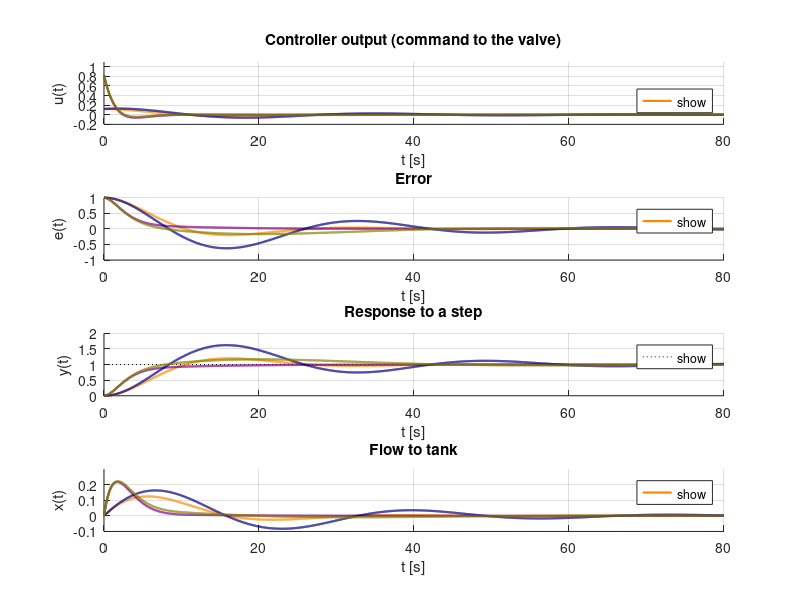
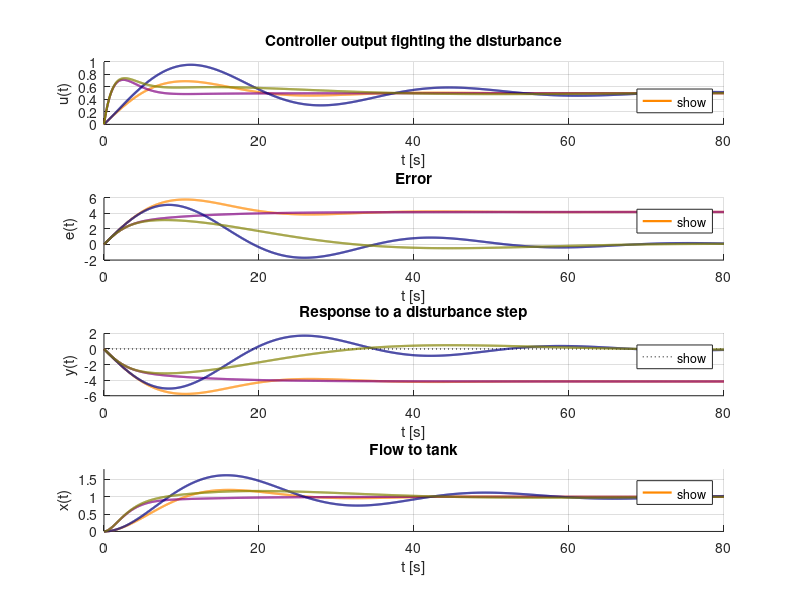
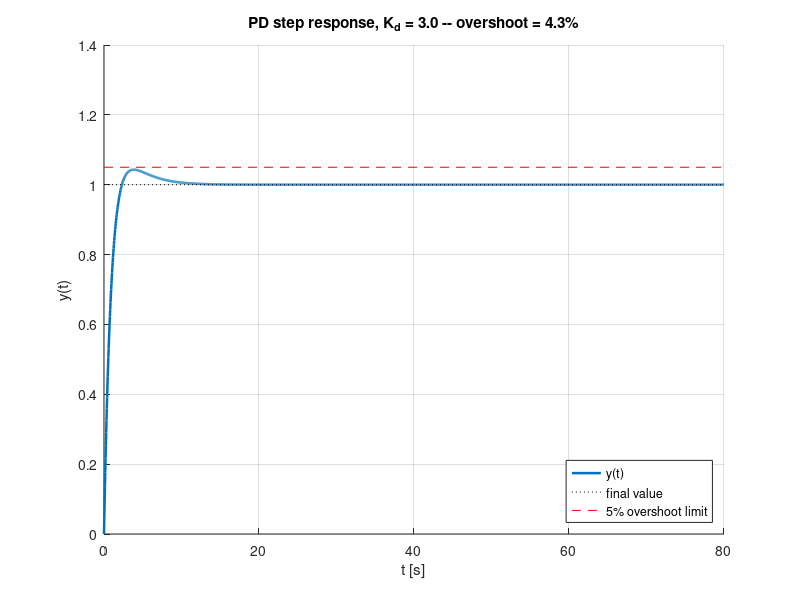
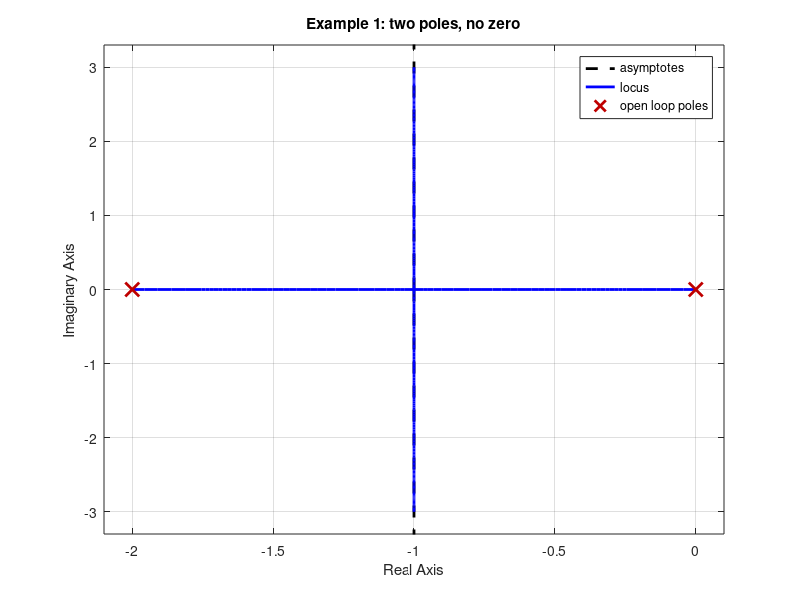

MATLAB code to generate these figures, in order:
s = tf('s');

% plant from Figure 3.1a
Gv = 2/(1+5*s);     % valve
Gt = 1/s;           % tank

%% 

Kp = 0.12; Ki = 0.01; Kd = 0.7;   % same Kp everywhere -- only add I and/or D
Tf = 1;   % derivative filter time constant -- a REAL controller always filters
          % the D term; an ideal Kd*s reacts to a step's instant jump with an
          % infinite spike, which isn't physical (and can't even be simulated)

D_term = Kd*s/(1+Tf*s);

F_P   = Kp;
F_PD  = Kp + D_term;
F_PI  = Kp + Ki/s;
F_PID = Kp + Ki/s + D_term;

names = {'P','PD','PI','PID'};
Fs    = {F_P, F_PD, F_PI, F_PID};
c     = {'#FF8800', '#800080', '#000080', '#808000'};

%% ---- Part 1: reference step (r = 1, v = 0) ----
% 
t = linspace(0, 80, 2000);

F_fig = figure('Color', 'w');
subplot(4,1,1); hold on; grid on;
xlabel('t [s]'); ylabel('u(t)'); 
title('Controller output (command to the valve)');
ylim([-0.2 1.1])
subplot(4,1,2); hold on; grid on;
xlabel('t [s]'); ylabel('e(t)'); title('Error');
ylim([-1 1])
subplot(4,1,3); hold on; grid on;
plot([t(1) t(end)], [1 1], 'k:', 'DisplayName', 'r(t)');
xlabel('t [s]'); ylabel('y(t)'); title('Response to a step');
ylim([0 2])
subplot(4,1,4); hold on; grid on;
xlabel('t [s]'); ylabel('x(t)'); title('Flow to tank');
ylim([-0.1 0.3])


% Fx_fig = figure(); hold on; grid on;
% xlabel('t [s]'); ylabel('x(t)'); title('Flow to tank'); ylim([-0.1 1])

for k = 1:4
    F = Fs{k};
    Gcl = 1 + (Gt*Gv*F); 
    Tyr = (Gt*Gv*F)/Gcl;    % r -> y
    Tur = F/Gcl;            % r -> u
    Ter = 1/Gcl;            % r -> e 
    Txr = Gv*Tur;           % r -> x
        
    y = step(Tyr, t);
    u = step(Tur, t);
    e = step(Ter, t);
    x = step(Txr, t);
    
    figure(F_fig)
    subplot(4,1,1); plot(t, u, 'Color', c{k}, 'LineWidth', 1.6, 'DisplayName', names{k});
    legend('show', 'Location', 'southeast');
    subplot(4,1,2); plot(t, e, 'Color', c{k}, 'LineWidth', 1.6, 'DisplayName', names{k});
    legend('show', 'Location', 'northeast');
    subplot(4,1,3); plot(t, y, 'Color', c{k}, 'LineWidth', 1.6, 'DisplayName', names{k});
    legend('show', 'Location', 'northeast');
    subplot(4,1,4); plot(t, x, 'Color', c{k}, 'LineWidth', 1.6, 'DisplayName', names{k});
    legend('show', 'Location', 'northeast');

    % figure(Fx_fig)
    % plot(t, u, 'Color', c{k}, 'LineWidth', 1.6, 'LineStyle', '--', ...
    %     'DisplayName', sprintf('%s -- u(t)',names{k}))
    % plot(t, x, 'Color', c{k}, 'LineWidth', 1.6, 'LineStyle', '-', ...
    %     'DisplayName', sprintf('%s -- x(t)',names{k}))
    % legend('show', 'Location', 'northeast');

    fprintf('%s -- reference step\n', names{k});
    pause;
end


%% ---- Part 2: disturbance step (r = 0, v = 1) ----

figure('Color', 'w');
subplot(4,1,1); hold on; grid on;
xlabel('t [s]'); ylabel('u(t)'); 
title('Controller output fighting the disturbance');
ylim([0 1])
subplot(4,1,2); hold on; grid on;
xlabel('t [s]'); ylabel('e(t)'); title('Error');
ylim([-2 6])
subplot(4,1,3); hold on; grid on;
plot([t(1) t(end)], [0 0], 'k:', 'DisplayName', 'r(t)');
xlabel('t [s]'); ylabel('y(t)'); title('Response to a disturbance step');
ylim([-6 2])
subplot(4,1,4); hold on; grid on;
xlabel('t [s]'); ylabel('x(t)'); title('Flow to tank');
ylim([0 1.8])



for k = 1:4
    F = Fs{k};
    Gcl = 1 + (Gt*Gv*F); 
    Tyv = -Gt/Gcl;          % v -> y
    Tuv = F*Gt/Gcl;         % v -> u
    Tev = Gt/Gcl;           % v -> e
    Txv = Gv*Tuv;           % r -> x

    y = step(Tyv, t);
    u = step(Tuv, t);
    e = step(Tev, t);
    x = step(Txv, t);


    subplot(4,1,1); plot(t, u, 'Color', c{k}, 'LineWidth', 1.6, 'DisplayName', names{k});
    legend('show', 'Location', 'southeast');
    subplot(4,1,2); plot(t, e, 'Color', c{k}, 'LineWidth', 1.6, 'DisplayName', names{k});
    legend('show', 'Location', 'northeast');
    subplot(4,1,3); plot(t, y, 'Color', c{k}, 'LineWidth', 1.6, 'DisplayName', names{k});
    legend('show', 'Location', 'northeast');
    subplot(4,1,4); plot(t, x, 'Color', c{k}, 'LineWidth', 1.6, 'DisplayName', names{k});
    legend('show', 'Location', 'northeast');


    fprintf('%s -- disturbance step\n', names{k});
    pause;
end

%%
% 3.2
% b

Kp = 1;
% Kd = 1.7;
Kd = 3;
D_term = Kd*s;%/(1+Tf*s);
F_PD  = Kp + D_term;

Gcl = 1 + (Gt*Gv*F_PD); 
Tyr = (Gt*Gv*F_PD)/Gcl;    % r -> y

y = step(Tyr, t);
overshoot_pct = (max(y)-1)*100;

fprintf('overshoot (zero included) = %.2f %%\n', overshoot_pct);

figure('Color', 'w'); hold on; grid on;
plot(t, y, 'LineWidth', 1.8);
plot([t(1) t(end)], [1 1], 'k:');
plot([t(1) t(end)], [1.05 1.05], 'r--');
xlabel('t [s]'); ylabel('y(t)');
title(sprintf('PD step response, K_d = %.1f -- overshoot = %.1f%%', Kd, overshoot_pct));
legend('y(t)', 'final value', '5% overshoot limit', 'Location', 'southeast');
% xlim([0 25]);

%%
% Root locus
s = tf('s');

% Example 1: two real poles, no zero
G1 = 1/(s*(s+2));

% Example 2: same poles + one real zero pulling a branch in
G2 = (s+1)/(s*(s+2));

% Example 3: three real poles -- needs an actual breakaway point
G3 = 1/(s*(s+2)*(s+4));

Gs    = {G1, G2, G3};
names = {'Example 1: two poles, no zero', ...
         'Example 2: same poles + a real zero', ...
         'Example 3: three poles (breakaway)'};

for k = 1:3
    figure('Color', 'w');

    rlocus(Gs{k});
    grid on;
    title(names{k});
    set(findobj(gca, 'Type', 'Line'), 'LineWidth', 2);
    title(names{k});

    fprintf('%s -- press Enter to continue\n', names{k});
    pause;
end

%%
% Build up a root locus sketch one rule at a time, for each example:
% 1) poles (and zeros)   2) real-axis segments   3) asymptote centroid
% 4) asymptote angles    5) the actual locus, for comparison

poles_list = {[0 -2],        [0 -2],        [0 -2 -4]};
zeros_list = {[],            [-1],          []};
names      = {'Example 1: two poles, no zero', ...
              'Example 2: same poles + a real zero', ...
              'Example 3: three poles (breakaway)'};

xlims      = {[-4 2], [-4 2], [-8 3]};
ylims      = {[-4 4], [-1 1], [-6 6]};

%%
poles_list = {[0 -3+6i, -3-6i], [roots([1 3 5 0])']};
zeros_list = {[], [roots([0.075 1 1])']};
names      = {'System 1', ...
              'System 2'};

xlims      = {[-8 3], [-30 2]};
ylims      = {[-9 9], [-5 5]};

%%

for ex = 1:length(poles_list)
    p = poles_list{ex};
    z = zeros_list{ex};
    n = numel(p); m = numel(z);

    figure('Color', 'w'); hold on; grid on; axis equal;
    xlim(xlims{ex}); ylim(ylims{ex});
    xlabel('Re'); ylabel('Im'); title(names{ex});
    fprintf('\n=== %s ===\n', names{ex});

    % ---- Step 1: poles and zeros (plotted at their TRUE Re/Im location --
    plot(real(p), imag(p), 'kx', 'MarkerSize', 14, 'LineWidth', 2.5);
    text(xlims{ex}(1)+0.2, ylims{ex}(2)-0.4, 'x = poles', 'FontSize', 9);
    if ~isempty(z)
        plot(real(z), imag(z), 'ko', 'MarkerSize', 12, 'LineWidth', 2);
        text(xlims{ex}(1)+0.2, ylims{ex}(2)-0.9, 'o = zeros', 'FontSize', 9);
    end
    fprintf('Step 1: poles at %s', mat2str(p));
    if ~isempty(z), fprintf(',  zeros at %s', mat2str(z)); end
    fprintf('\n');
    pause;

    % ---- Step 2: real-axis segments that belong to the locus ----
    % Rule 3 only ever looks at REAL poles/zeros -- a complex-conjugate
    % pair always cancels its angle contribution, so it plays no part in
    % this count and must be filtered out here.
    p_real = real(p(abs(imag(p)) < 1e-9));
    z_real = real(z(abs(imag(z)) < 1e-9));
    allpts = sort([p_real z_real]);
    bounds = [xlims{ex}(1)-1, allpts, xlims{ex}(2)+1];
    for i = 1:length(bounds)-1
        test_pt = (bounds(i) + bounds(i+1)) / 2;
        count = sum(allpts > test_pt);
        if mod(count, 2) == 1
            plot([bounds(i) bounds(i+1)], [0 0], 'm-', 'LineWidth', 4, 'HandleVisibility', 'off');
        end
    end
    fprintf('Step 2: real-axis segments shaded (odd count of poles+zeros to the right)\n');
    pause;

    % ---- Step 3: asymptote centroid ----
    if n > m
        sigma_a = (sum(p) - sum(z)) / (n - m);
        plot(sigma_a, 0, 'b+', 'MarkerSize', 16, 'LineWidth', 2.5);
        text(sigma_a, 0.3, 'centroid', 'Color', 'b', 'FontSize', 9, 'HorizontalAlignment', 'center');
        fprintf('Step 3: asymptote centroid at sigma_a = %.3f\n', sigma_a);
    else
        fprintf('Step 3: n = m here, no asymptotes needed\n');
    end
    pause;

    % ---- Step 4: asymptote angles ----
    if n > m
        L = 6;
        for k = 0:(n-m-1)
            ang = (2*k+1)*180/(n-m);
            xe = sigma_a + L*cosd(ang);
            ye = L*sind(ang);
            plot([sigma_a xe], [0 ye], 'b--', 'LineWidth', 1.5, 'HandleVisibility', 'off');
            fprintf('   asymptote angle: %.1f deg\n', ang);
        end
    end
    pause;

    % ---- Step 5: breakaway / break-in points ----
    % P(s) + K*Q(s) = 0  =>  K = -P(s)/Q(s).  Breakaway/break-in points are
    % where dK/ds = 0, i.e. P'(s)Q(s) - P(s)Q'(s) = 0 (quotient rule,
    % multiplied through by Q(s)^2 so we only need polynomials).
    P = poly(p);           % P(s), from the poles
    Q = poly(z);           % Q(s), from the zeros (poly([]) = 1)
    Pp = polyder(P);
    Qp = polyder(Q);
    a = conv(Pp, Q);
    b = conv(P, Qp);
    L2 = max(length(a), length(b));
    a = [zeros(1, L2-length(a)) a];
    b = [zeros(1, L2-length(b)) b];
    dK = a - b;
 
    cands = roots(dK);
    cands = real(cands(abs(imag(cands)) < 1e-6));   % keep only real roots
 
    for c = cands'
        count = sum(allpts > c);
        if mod(count, 2) == 1        % must actually sit on the real-axis locus
            Kc = -polyval(P, c) / polyval(Q, c);
            plot(c, 0, 'gs', 'MarkerSize', 14, 'LineWidth', 2.5);
            text(c, -0.4, sprintf('K=%.2f', Kc), 'Color', [0 0.5 0], ...
                'HorizontalAlignment', 'center', 'FontSize', 8);
            fprintf('Step 5: breakaway/break-in at s = %.3f  (K = %.3f)\n', c, Kc);
        else
            fprintf('Step 5: dK/ds = 0 at s = %.3f, but that''s off the locus -- discarded\n', c);
        end
    end
    if isempty(cands)
        fprintf('Step 5: no real breakaway/break-in points here\n');
    end
    pause;
 
    % ---- Step 6: the actual locus, in a fresh figure for a clean comparison ----
    G = zpk(z, p, 1);
    figure('Color', 'w');
    rlocus(G);
    grid on;
    set(findobj(gca, 'Type', 'Line'), 'LineWidth', 2);
    title([names{ex} ' -- built-in check']);
    fprintf('Step 6: full locus drawn (new figure) -- compare to the sketch\n');
    pause;
end


%%
